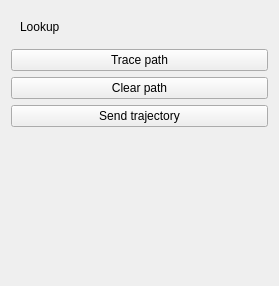
<?xml version="1.0" encoding="UTF-8"?>
<ui version="4.0">
 <class>RobotTrajectoryGenerator</class>
 <widget class="qMRMLWidget" name="RobotTrajectoryGenerator">
  <property name="geometry">
   <rect>
    <x>0</x>
    <y>0</y>
    <width>279</width>
    <height>286</height>
   </rect>
  </property>
  <layout class="QVBoxLayout" name="verticalLayout">
   <item>
    <widget class="ctkCollapsibleButton" name="outputsCollapsibleButton" native="true">
     <property name="text" stdset="0">
      <string>Outputs</string>
     </property>
     <layout class="QHBoxLayout" name="horizontalLayout">
      <item>
       <widget class="QLabel" name="label">
        <property name="text">
         <string>Lookup</string>
        </property>
       </widget>
      </item>
      <item>
       <widget class="qMRMLNodeComboBox" name="lookupSelector" native="true">
        <property name="toolTip">
         <string>Pick the output to the algorithm.</string>
        </property>
        <property name="nodeTypes" stdset="0">
         <stringlist>
          <string>vtkMRMLROS2Tf2LookupNode</string>
         </stringlist>
        </property>
        <property name="showChildNodeTypes" stdset="0">
         <bool>false</bool>
        </property>
        <property name="noneEnabled" stdset="0">
         <bool>true</bool>
        </property>
        <property name="addEnabled" stdset="0">
         <bool>true</bool>
        </property>
        <property name="removeEnabled" stdset="0">
         <bool>true</bool>
        </property>
       </widget>
      </item>
     </layout>
    </widget>
   </item>
   <item>
    <widget class="QPushButton" name="tracePathButton">
     <property name="text">
      <string>Trace path</string>
     </property>
    </widget>
   </item>
   <item>
    <widget class="QPushButton" name="clearPathButton">
     <property name="text">
      <string>Clear path</string>
     </property>
    </widget>
   </item>
   <item>
    <widget class="QPushButton" name="sendPoseArrayButton">
     <property name="text">
      <string>Send trajectory</string>
     </property>
    </widget>
   </item>
   <item>
    <spacer name="verticalSpacer">
     <property name="orientation">
      <enum>Qt::Vertical</enum>
     </property>
     <property name="sizeHint" stdset="0">
      <size>
       <width>20</width>
       <height>40</height>
      </size>
     </property>
    </spacer>
   </item>
  </layout>
 </widget>
 <customwidgets>
  <customwidget>
   <class>ctkCollapsibleButton</class>
   <extends>QWidget</extends>
   <header>ctkCollapsibleButton.h</header>
   <container>1</container>
  </customwidget>
  <customwidget>
   <class>qMRMLNodeComboBox</class>
   <extends>QWidget</extends>
   <header>qMRMLNodeComboBox.h</header>
  </customwidget>
  <customwidget>
   <class>qMRMLWidget</class>
   <extends>QWidget</extends>
   <header>qMRMLWidget.h</header>
   <container>1</container>
  </customwidget>
 </customwidgets>
 <resources/>
 <connections>
  <connection>
   <sender>RobotTrajectoryGenerator</sender>
   <signal>mrmlSceneChanged(vtkMRMLScene*)</signal>
   <receiver>lookupSelector</receiver>
   <slot>setMRMLScene(vtkMRMLScene*)</slot>
   <hints>
    <hint type="sourcelabel">
     <x>82</x>
     <y>135</y>
    </hint>
    <hint type="destinationlabel">
     <x>220</x>
     <y>161</y>
    </hint>
   </hints>
  </connection>
 </connections>
</ui>
